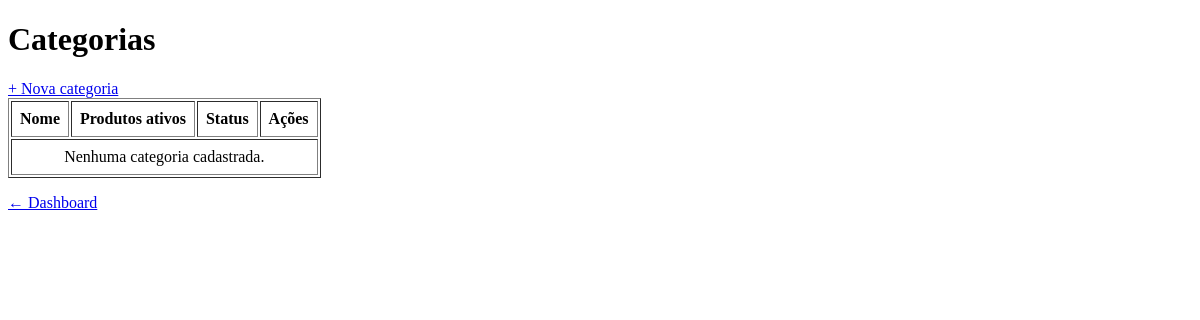
/categorias/ (signed in), run on an earlier commit of the app's database.
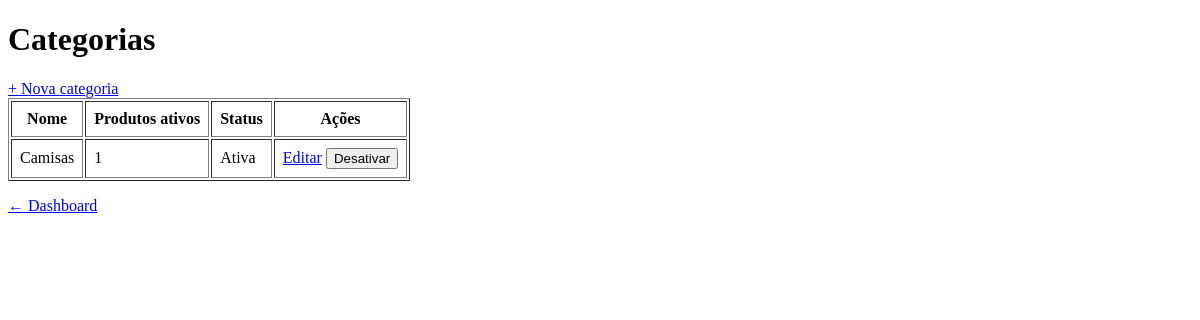
And on a later commit of the database.
### app/models/categoria.py (models this page shows)
class Categoria(Base):
    __tablename__ = "categorias"
    id = Column(Integer, primary_key=True, autoincrement=True, index=True)
    nome = Column(String(100), nullable=False, unique=True)
    ativo = Column(Boolean, default=True)
    produtos = relationship("Produto", back_populates="categoria", lazy="selectin")

### app/controllers/categoria_controller.py (the view)
@router.get("/")
def listar_categorias(
    request: Request,
    db: Session = Depends(get_db),
    admin = Depends(get_admin)
):
    categorias = db.query(Categoria).order_by(Categoria.nome).all()
    return templates.TemplateResponse(
        request,
        "categorias/index.html",
        {
            "request":    request,
            "usuario":    admin,
            "categorias": categorias,
        }
    )

### app/templates/categorias/index.html (shortened to what this page needs)
<!DOCTYPE html>
<html lang="pt-br">
<head>
</head>
<body>
    <h1>Categorias</h1>
    <a href="/categorias/nova">+ Nova categoria</a>
    <table border="1" cellpadding="8">
        <thead>
            <tr>
                <th>Nome</th>
                <th>Produtos ativos</th>
                <th>Status</th>
                <th>Ações</th>
            </tr>
        </thead>
        <tbody>
            {% for c in categorias %}
            <tr>
                <td>{{ c.nome }}</td>
                <td>
                    {{ c.produtos | selectattr('ativo') | list | length }}
                </td>
                <td>{{ "Ativa" if c.ativo else "Inativa" }}</td>
                <td>
                    <a href="/categorias/{{ c.id }}/editar">Editar</a>
                    <form action="/categorias/{{ c.id }}/toggle-ativo" method="post" style="display:inline">
                        <button type="submit">
                            {{ "Desativar" if c.ativo else "Ativar" }}
                        </button>
                    </form>
                </td>
            </tr>
            {% endfor %}
            {% if not categorias %}
            <tr>
                <td colspan="4" style="text-align:center">
                    Nenhuma categoria cadastrada.
                </td>
            </tr>
            {% endif %}
        </tbody>
    </table>
    <p><a href="/">← Dashboard</a></p>
</body>
</html>

What changed in the data, as far as the page shows it:
added Categoria: nome "Camisas", produtos|selectattr "1", ativo "Ativa", ativo "Desativar"
Also different on the page:
text no longer shown: "Nenhuma categoria cadastrada."
